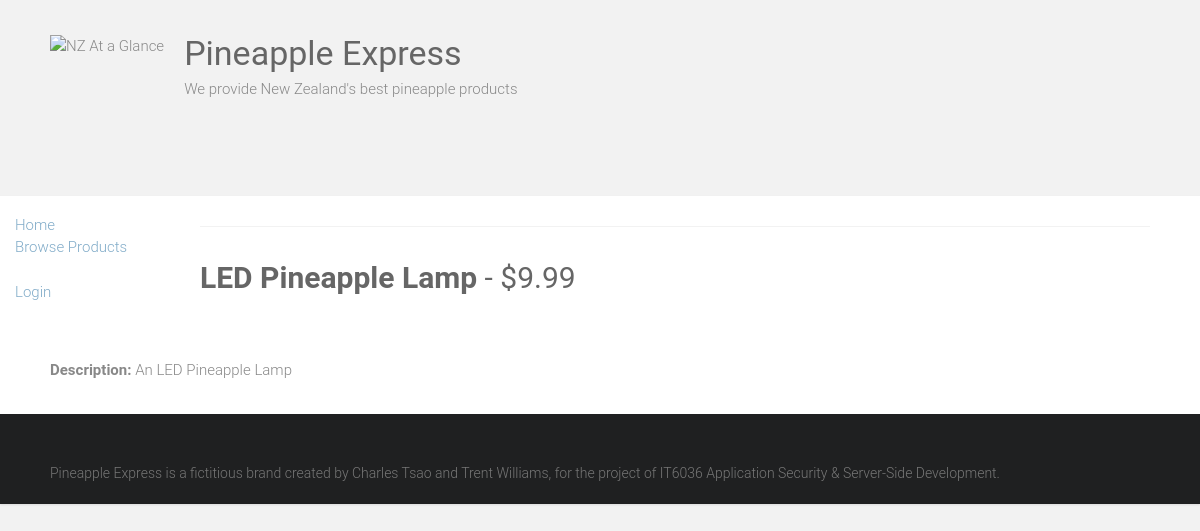
Page /pineapple/products/4 on the committed database.
### pineapple/models.py (models this page shows, shortened)
class Product(models.Model):
    name = models.CharField(max_length=150, db_index=True)
    price = models.DecimalField(max_digits=8, decimal_places=2)
    description = models.TextField(blank=True)
    quantity = models.IntegerField(blank=True)
    datelastorder = models.DateTimeField(blank=True)
    image = models.ImageField(upload_to='product_image', blank=True)

### pineapple/views.py (the view)
# urls.py: path('products/<int:pk>', views.ProductDetailView.as_view(), name='product_detail'),
class ProductDetailView(generic.DetailView):
    model = Product

### pineapple/templates/pineapple/product_detail.html
{% extends "base.html" %}
{% block content %}
<div>
  <h1><strong>{{product.name|capfirst}}</strong> - ${{product.price}}</h1>
  <br><br>
  <p><b>Description:</b> {{ product.description}} </p>
  <br>
</div>
{% endblock %}

### static/style.css (style rules this page uses)
html, body, div, span, applet, object, iframe, h1, h2, h3, h4, h5, h6, p, blockquote, pre, a, abbr, acronym, address, big, cite, code, del, dfn, em, font, ins, kbd, q, s, samp, small, strike, strong, sub, sup, tt, var, dl, dt, dd, ol, ul, li, fieldset, form, label, legend, table, caption, tbody, tfoot, thead, tr, th, td { border: 0; font: inherit; font-size: 100%; font-style: inherit; font-weight: inherit; margin: 0; outline: 0; padding: 0; vertical-align: baseline; }
html { overflow-y: scroll; -webkit-text-size-adjust: 100%; -ms-text-size-adjust: 100%; }
h1, h2, h3, h4, h5, h6 { color: #666666; line-height: 1.4; padding-bottom: 15px; font-weight: normal; }
h1 { font-size: 30px; }
body, button, input, select, textarea { color: #888888; font-size: 15px; line-height: 1.5; font-family: 'Roboto', sans-serif; font-weight: 300; }
p { color: #888888; font-size: 15px; line-height: 1.5; margin-bottom: 15px; font-weight: 300; }
body { background: #f2f2f2; }
strong { font-weight: bold; }
body { padding-top: 30px; padding-bottom: 30px; }
body.wide { padding-top: 0; padding-bottom: 0; }
.single-page p { margin-bottom: 10px; }

### rows in the picture
Product: name "LED Pineapple Lamp", price "9.99", description "An LED Pineapple Lamp"
